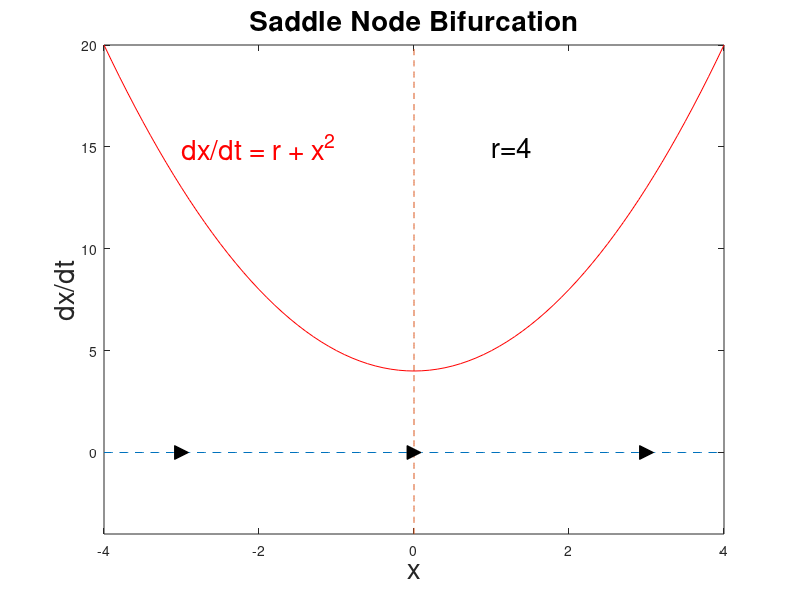

Write the MATLAB code that produced this figure. (Note: this script raises an error after producing the figure.)
%% Animation for a Saddle Node bifurcation

% Range of x
     xmin = -4;
     xmax = 4;
     x = xmin:0.1:xmax
% Some auxiliary variable to plot x-axis
     ax = (0.0).*x;

% Range of r
     rmin = -4
     rmax = 4

% number of frames in the movie
     imax = 21

% Rage of dx/dt (here y=dx/dt)
     ymin = rmin ;
     ymax = rmax + xmax.^2;

% Some auxiliary variables to plot the y-axis
     ky = ymin:0.1:ymax
     ay = (0.0).*ky

%% Start of the loop for acquisition of the movie frames

for i = 1:imax

%calculate r value
     r = rmin + (i-1)*(rmax-rmin)/(imax-1)

%create string for labelling r
     strr = num2str(r);
     strt = ['r=' strr]; 

%calculate dxdt
     y = r + x.^2

%plot x-axis
     plot(x,ax,'--');

% determine range of plot
     axis([xmin xmax ymin ymax])
     hold on

%plot y-axis
     plot(ay,ky,'--')

%plot f(x)
     plot(x,y,'r');

%plot fixed points
if (r < 0) 
     plot(-(-r).^(0.5),0,'o','MarkerSize',10,'MarkerEdgeColor','k','MarkerFaceColor','k');
     plot((-r).^(0.5),0,'o','MarkerSize',10,'MarkerEdgeColor','k');
end
if(r == 0.0) 
     plot((-r).^(0.5),0,'*','MarkerSize',10,'MarkerEdgeColor','k');
end

%plot flow direction
if(r < 0)
     plot(-3,0,'>','MarkerSize',10,'MarkerEdgeColor','k','MarkerFaceColor','k');
     plot(0,0,'<','MarkerSize',10,'MarkerEdgeColor','k','MarkerFaceColor','k');
plot(3,0,'>','MarkerSize',10,'MarkerEdgeColor','k','MarkerFaceColor','k');
end

if(r == 0) 
     plot(-3,0,'>','MarkerSize',10,'MarkerEdgeColor','k','MarkerFaceColor','k');     
plot(3,0,'>','MarkerSize',10,'MarkerEdgeColor','k','MarkerFaceColor','k');
end

if(r > 0) 
     plot(-3,0,'>','MarkerSize',10,'MarkerEdgeColor','k','MarkerFaceColor','k');     plot(0,0,'>','MarkerSize',10,'MarkerEdgeColor','k','MarkerFaceColor','k');
plot(3,0,'>','MarkerSize',10,'MarkerEdgeColor','k','MarkerFaceColor','k');
end

%plot labels
     xlabel('x','FontSize',20)
     ylabel('dx/dt','FontSize',20)
     text(-3,15,'dx/dt = r + x^2','Color','r','FontSize',20)
     text(1,15,strt,'FontSize',20)
     title('Saddle Node Bifurcation','FontSize',20)

%get movie frame
     h = gcf;
     M(i) = getframe(h,[5 5 480 380]);
     hold off

% end of loop
end

%play and save movie
     movie(M);
     movie2avi(M,'SaddleNode','fps',1);
